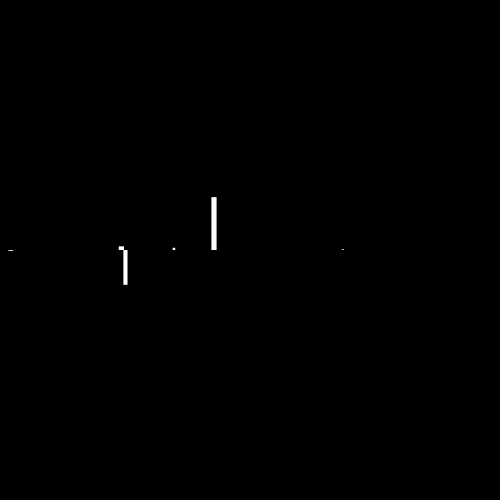
Frame 1 (no input)
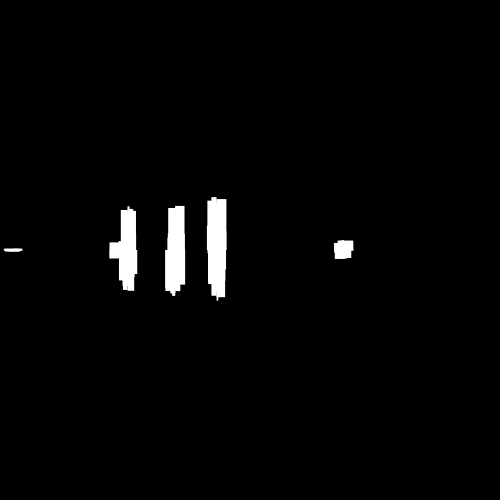
Frame 60 (the mouse pressed at the canvas centre just before this capture)
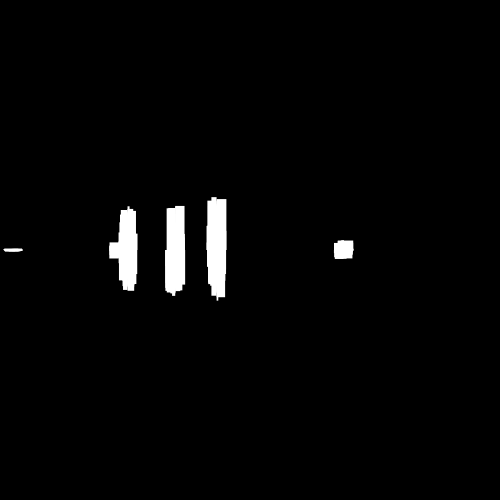
Frame 120 (the mouse held since frame 60 and released just before this capture)

The Processing sketch that drew these frames (run headless with seeded random() and noise(); from frame 60 on, the mouse is pressed at the canvas centre):

// Processing sketch: abstract_walking_a
// ── abstract_walking_a.pde
ArrayList <Line> line;
float periX;
float periY;
float speed = 1;
float col = random(0,255);
float dist = random(-100,100);

void setup() {
    background(0);
  size (500, 500); 
  noStroke();
  line = new ArrayList();
  for (int i=0; i<10; i++) {
    line.add(new Line());
  }
}

void draw() {
  fill(255);
  translate (width/2, height/2);
  periX = (cos(frameCount*0.002)*400);
  periY = (cos(frameCount*0.002)*200);
 // ellipse(0, 0, periX, periY);
  for (Line l1 : line) {
    l1.update();
  }
}

class Line {
  float x;
  float y;
  float speed;
  float a = random(periX);
  float b = random(periY);

  Line () {
    x = random(-400,400);
    y = random(100);
    speed = 1;
  }

  void update() {
    growth();
    grid();
  }
  
  void growth() {
    y += (0 - y) * frameCount*0.00005;
    if (y < 1) {
      y = random(-periX,periX);
      x = random(-100,100);
    }
    if (frameCount > 240) {
  frameCount = 200; 
background(0);
  }
  }

  void grid() {
    fill(255);
    //translate (x, y);
    rect (x,b,random(-10,10),random(-y, y));
    println(y, x, frameCount);
  }
}
